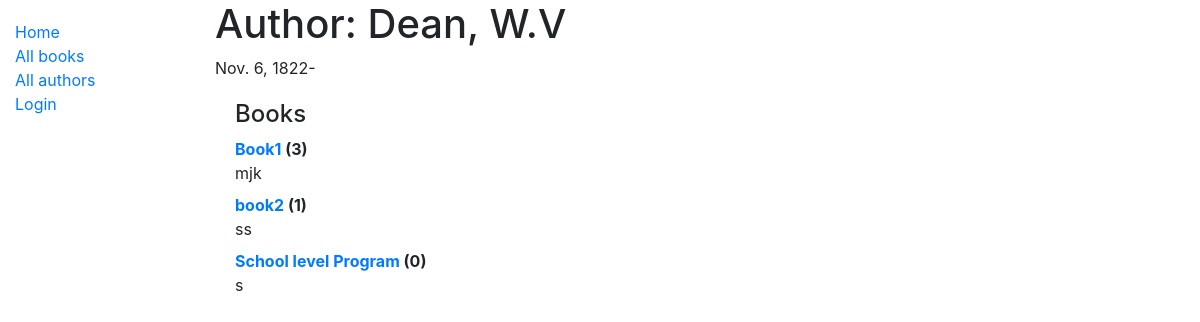
The app's page /catalog/author/1 with its own data.
### catalog/models.py (models this page shows, shortened)
class Author(models.Model):
    first_name = models.CharField(max_length=100)
    last_name = models.CharField(max_length=100)
    date_of_birth = models.DateField(null=True, blank=True)
    date_of_death = models.DateField('died', null=True, blank=True)
    class Meta:
        ordering = ['last_name', 'first_name']
    def __str__(self):
        return f'{self.last_name}, {self.first_name}'

class Book(models.Model):
    title = models.CharField(max_length=200)
    author = models.ForeignKey('Author', on_delete=models.SET_NULL, null=True)
    summary = models.TextField(max_length=1000, help_text='Enter a brief description of the book')
    isbn = models.CharField('ISBN', max_length=13, unique=True,
                            help_text='13 Character <a href="https://www.isbn-international.org/content/what-isbn">ISBN number</a>')
    genre = models.ManyToManyField(Genre, help_text='Select a genre for this book')
    language = models.ForeignKey('Language', on_delete=models.SET_NULL, null=True)
    def get_absolute_url(self):
        return reverse('book-detail', args=[str(self.id)])
    def display_genre(self):
        """Create a string for the Genre. This is required to display genre in Admin."""
        return ', '.join(genre.name for genre in self.genre.all()[:3])
    display_genre.short_description = 'Genre'

### catalog/views.py (the view)
# urls.py: path('author/<int:pk>', views.AuthorDetailView.as_view(), name='author-detail'),
class AuthorDetailView(generic.DetailView):
    model = Author
    template_name = 'author_detail.html'

### catalog/templates/author_detail.html
{% extends "base_generic.html" %}
{% block content %}
  <h1>Author: {{ author }}</h1>
  <p>{% if author.date_of_birth %}{{ author.date_of_birth }}{% endif %}-{% if author.date_of_death %}{{ author.date_of_death }}{% endif %}</p>
  <div style="margin-left:20px;margin-top:20px">
    <h4>Books</h4>
    <dl>
    {% for book in author.book_set.all %}
      <dt><a href="{{ book.get_absolute_url }}">{{ book.title }}</a> ({{book.bookinstance_set.all.count}})      </dt>
      <dd>{{ book.summary }}</dd>
    {% endfor %}
    </dl>
  </div>
{% endblock %}

### records on screen
Author: last_name+first_name "Dean, W.V", date_of_birth "Nov. 6, 1822"
Book: title "Book1", bookinstance_set.all.count "3", summary "mjk"
Book: title "book2", bookinstance_set.all.count "1", summary "ss"
Book: title "School level Program", bookinstance_set.all.count "0", summary "s"
